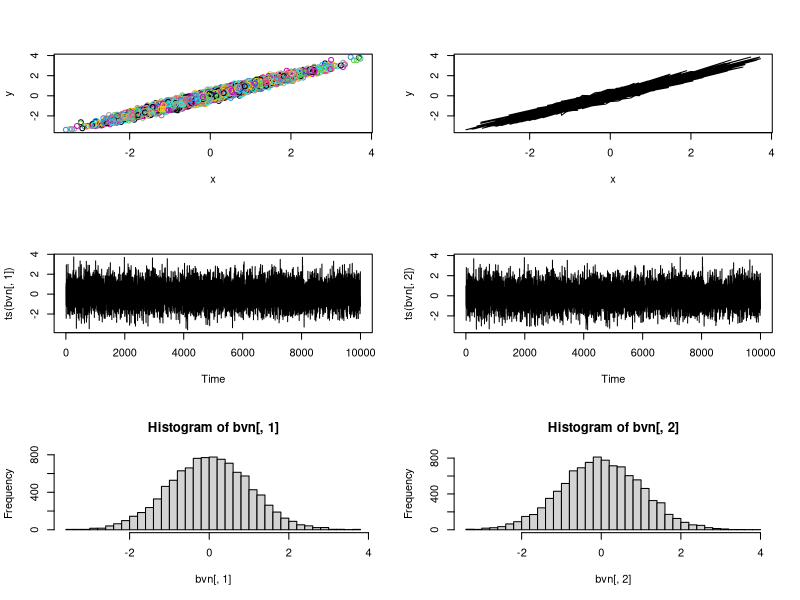
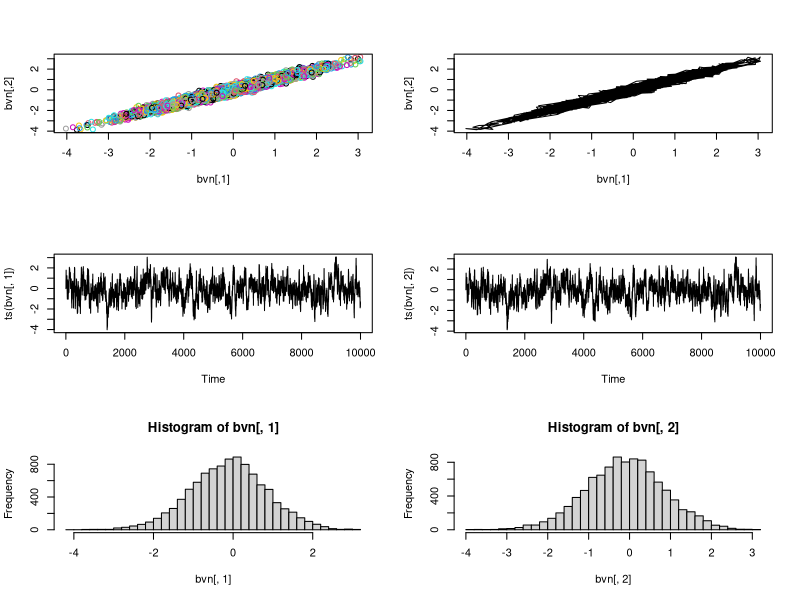
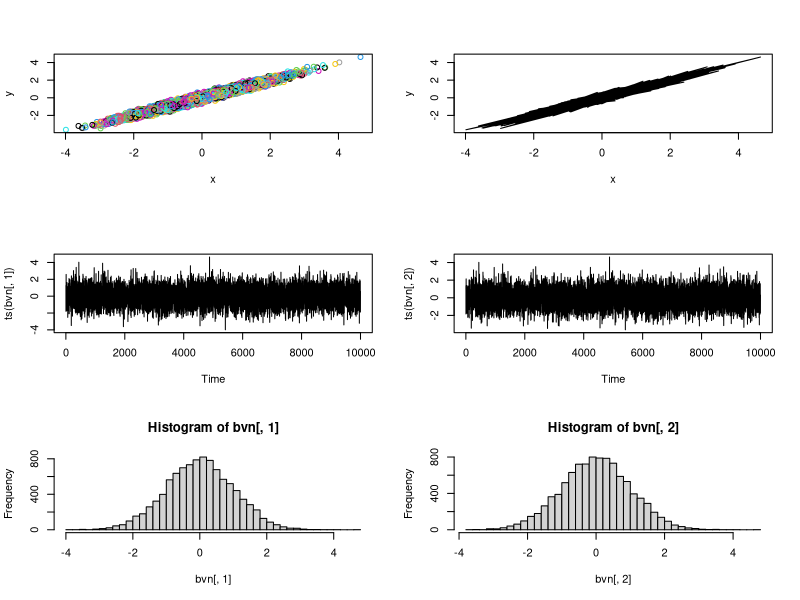
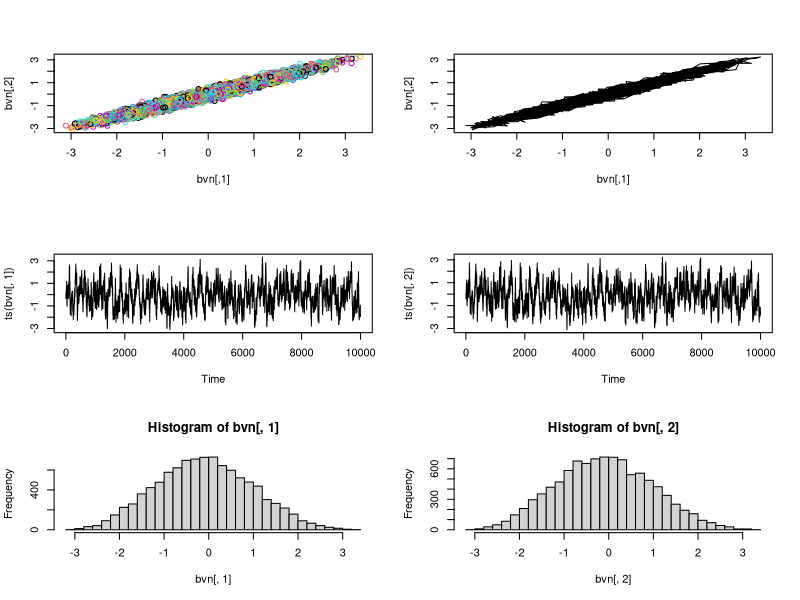

Write R code to recreate these figures, in order.
## ---- chunk 1
knitr::opts_chunk$set(echo = TRUE)
## ---- chunk 2
rbvn<-function (n, rho) 
{
        x <- rnorm(n, 0, 1)
        y <- rnorm(n, rho * x, sqrt(1 - rho^2))
        cbind(x, y)
}
## ---- chunk 3
rbvn(5,0.9)
## ---- chunk 4
bvn<-rbvn(10000,0.98)
par(mfrow=c(3,2))
plot(bvn,col=1:10000)
plot(bvn,type="l")
plot(ts(bvn[,1]))
plot(ts(bvn[,2]))
hist(bvn[,1],40)
hist(bvn[,2],40)
par(mfrow=c(1,1))
## ---- chunk 5
gibbs<-function (n, rho) 
{
        mat <- matrix(ncol = 2, nrow = n)
        x <- 0
        y <- 0
        mat[1, ] <- c(x, y)
        for (i in 2:n) {
                x <- rnorm(1, rho * y, sqrt(1 - rho^2))
                y <- rnorm(1, rho * x, sqrt(1 - rho^2))
                mat[i, ] <- c(x, y)
        }
        mat
}
## ---- chunk 6
bvn<-gibbs(10000,0.98)
par(mfrow=c(3,2))
plot(bvn,col=1:10000)
plot(bvn,type="l")
plot(ts(bvn[,1]))
plot(ts(bvn[,2]))
hist(bvn[,1],40)
hist(bvn[,2],40)
par(mfrow=c(1,1))
## ---- chunk 7
# bivariate normal

# first the "proper way"

rbvn<-function (n, rho) 
{
        x <- rnorm(n, 0, 1)
        y <- rnorm(n, rho * x, sqrt(1 - rho^2))
        cbind(x, y)
}

bvn<-rbvn(10000,0.98)
par(mfrow=c(3,2))
plot(bvn,col=1:10000)
plot(bvn,type="l")
plot(ts(bvn[,1]))
plot(ts(bvn[,2]))
hist(bvn[,1],40)
hist(bvn[,2],40)
par(mfrow=c(1,1))

# now with a gibbs sampler...

gibbs<-function (n, rho) 
{
        mat <- matrix(ncol = 2, nrow = n)
        x <- 0
        y <- 0
        mat[1, ] <- c(x, y)
        for (i in 2:n) {
                x <- rnorm(1, rho * y, sqrt(1 - rho^2))
                y <- rnorm(1, rho * x, sqrt(1 - rho^2))
                mat[i, ] <- c(x, y)
        }
        mat
}

bvn<-gibbs(10000,0.98)
par(mfrow=c(3,2))
plot(bvn,col=1:10000)
plot(bvn,type="l")
plot(ts(bvn[,1]))
plot(ts(bvn[,2]))
hist(bvn[,1],40)
hist(bvn[,2],40)
par(mfrow=c(1,1))




# end

